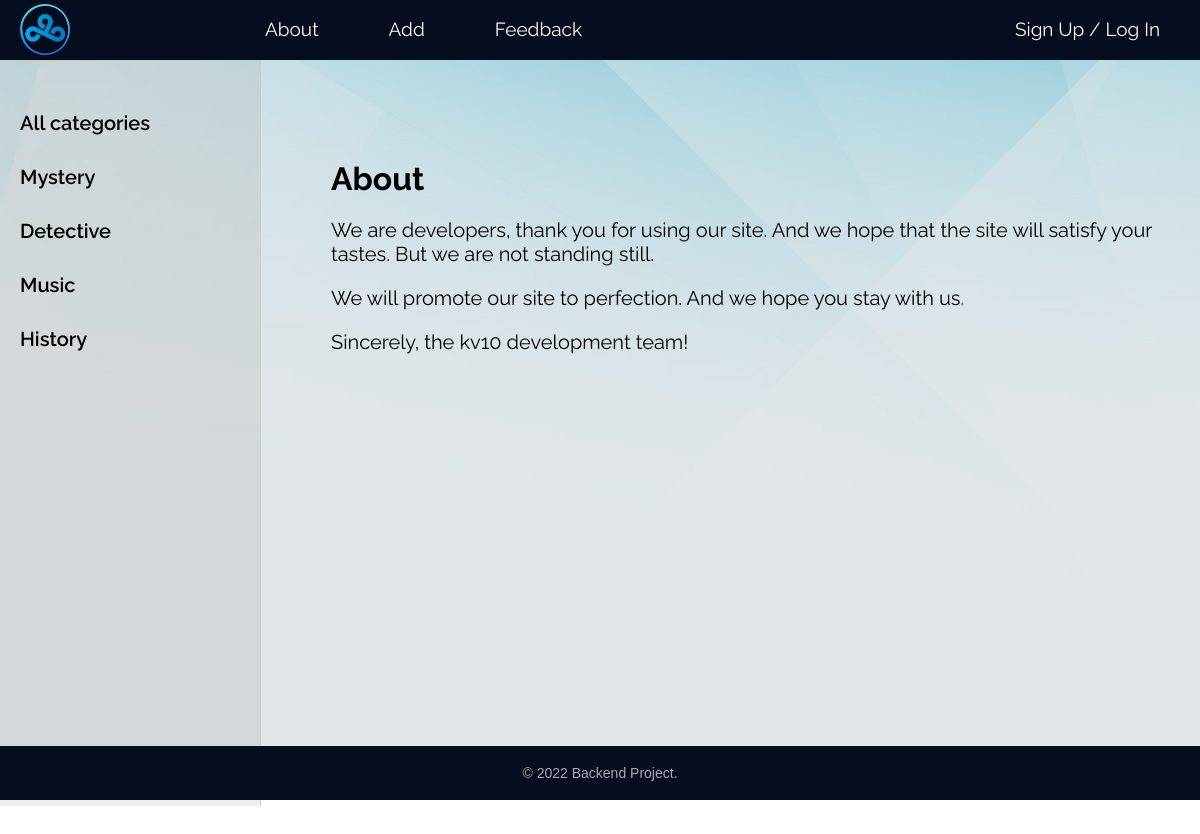
The page /about/ on the database its author committed.
### forum/models.py (models this page shows, shortened)
class Category(models.Model):
    name = models.CharField(max_length=100, db_index=True)
    slug = models.SlugField(max_length=255, unique=True, db_index = True)
    def get_absolute_url(self):
        return reverse('category', kwargs={'cat_slug': self.slug})
    class Meta:
        ordering = ['id']
        verbose_name_plural = 'Categories'

### forum/views.py (the view)
# urls.py: path('about/', about, name='about'),
def about(request):
    return render(request, 'forum/about.html', {'menu': menu, 'title': 'About'})

### forum/templatetags/forum_tags.py (called while the page is built)
@register.simple_tag(name='getcats')
def get_categories(filter=None):
    if not filter:
        return Category.objects.all()
    else:
        return Category.objects.filter(pk=filter)

### forum/templates/forum/about.html
{% extends 'forum/base.html' %}
{% block content %}
<h1>{{title}}</h1>
<p>We are developers, thank you for using our site. And we hope that the site will satisfy your tastes. But we are not standing still.</p>
<p>We will promote our site to perfection. And we hope you stay with us. </p>
    <p>Sincerely, the kv10 development team!</p>
{% endblock %}

### forum/templates/forum/base.html (shortened to what this page needs)
{% load static %}
{% load forum_tags %}
<!DOCTYPE html>
<html>
<head>
	<link type="text/css" href="{% static 'forum/css/styles.css' %}" rel="stylesheet" />
</head>
<body>
<table class="table-page" border=0 cellpadding="0" cellspacing="0">
<tr><td valign=top>
{% block mainmenu %}
		<div class="header">
			<ul id="mainmenu" class="mainmenu">
			<li class="logo"><a href="{% url 'home' %}"><div class="logo"><img src="{% static 'forum/images/cloud9.png' %}" alt="" width="50px"></div></a></li>
            {% for m in menu %}
                <li><a href="{% url m.url_name %}">{{m.title}}</a></li>
                {% endfor %}
                {% if request.user.is_authenticated %}
                <li class="last"><a href="{% url 'user_profile' user.id  %}">{{user.username}}</a> / <a href="{% url 'logout' %}">LogOut</a></li>
                {% else %}
                <li class="last"><a href="{% url 'register' %}">Sign Up</a> / <a href="{% url 'login' %}">Log In</a></li>
                {% endif %}
            </ul>
                    </div>
            {% endblock mainmenu %}
<table class="table-content" border=0 cellpadding="0" cellspacing="0">
<tr>
	<td valign="top" class="left-chapters">
        {% getcats as categories %}
	<ul id="leftchapters">
{% if cat_selected == 0 %}
		<li class="selected">All categories</li>
{% else %}
        <li><a href="{% url 'home' %}">All categories</a></li>
{% endif %}
{% for c in categories %}
    {% if c.pk == cat_selected %}
		    <li class="selected">{{c.name}}</li>
    {% else %}
            <li><a href="{{ c.get_absolute_url }}">{{c.name}}</a></li>
    {% endif %}
{% endfor %}
	</ul>
</td>
<td valign="top" class="content">
	<div class="content-text">
{% block content %}
{% endblock %}
	</div>
</td></tr></table>
</td></tr>
<tr><td valign=top>
	<div id="footer">
		<p>&copy; 2022 Backend Project.</p>
	</div>
</td></tr></table>
</body>
</html>

### forum/static/forum/css/styles.css (style rules this page uses)
html, body { font-family: 'Raleway', sans-serif; margin: 0; padding: 0; height: 100%; width: 100%; color: #444; background: url('../images/bg1.jpg') no-repeat center top / cover; }
a { color: #0059b2; text-decoration: none; }
img { max-width: 600px; height: auto; }
.table-page { width: 100%; height: 100%; vertical-align: top; }
.table-page tr { height: 100%; }
.header { background: #050d1e; height: 60px; }
.logo { padding-top: 2px; padding-left: 10px; margin-right: 165px; }
ul.mainmenu { list-style: none; margin: 0; padding: 0; height: 60px; color: white; font-size: 19px; overflow: hidden; }
ul.mainmenu li { float: left; margin: 18px 40px 0 30px; }
ul.mainmenu li.logo { margin: 0; }
ul.mainmenu li.last { float: right; }
ul.mainmenu li a { color: white; text-decoration: none; }
.table-content { width: 100%; min-height: 100%; height: 100%; }
.left-chapters { margin: 0; background: #9898982c; border-right: 1px solid #ccc; border-top: 1px solid #ccc; min-height: 100%; }
.left-chapters ul { width: 230px; min-height: 100%; margin: 0; padding: 20px 10px 10px 20px; list-style: none; font-size: 20px; font-weight: 600; }
.left-chapters ul li { margin: 30px 0 0 0; color: #999; }
.left-chapters ul li a { color: black; text-decoration: none; }
.content { padding: 40px 20px 20px 40px; width: 100%; box-sizing: border-box; }
.content-text { margin: 60px 0 0 30px; color: #000; font-size: 20px; font-weight: 400; }
.content-text h1 { font-size: 32px; }
#footer { box-sizing: border-box; background: #050d1e; padding: 5px; color: #aaa; display: flex; justify-content: center; font-size: 14px; font-family: Verdana, Geneva, Arial, Helvetica; text-align: left; overflow: hidden; }

### rows shown on the page
Category: name "Mystery"
Category: name "Detective"
Category: name "Music"
Category: name "History"

### other values the page prints
{{ m.title }} "About" "Add" "Feedback"
{{ title }} "About"
